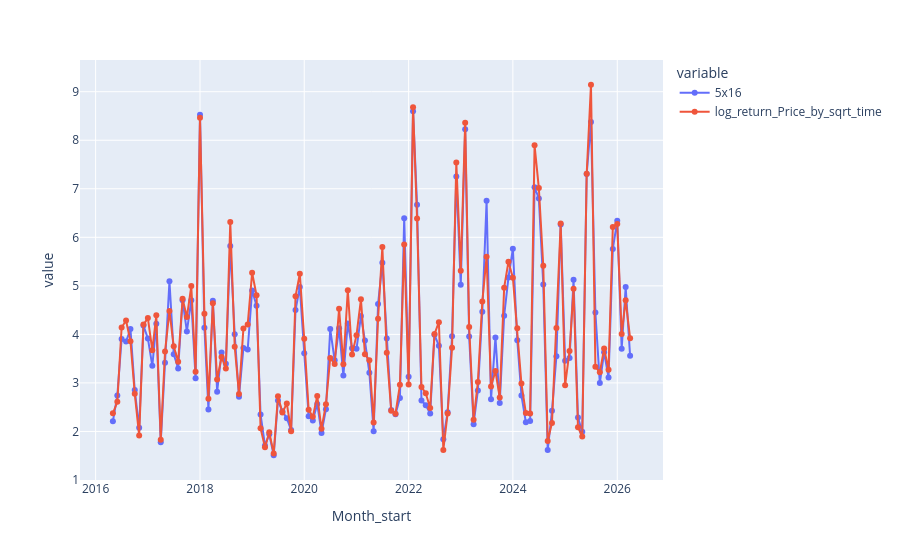

Source (notebook cell):
### Code cell
_get_cash_vol(
    *****,
    iso='ISONE',
    pnode_id='4000',
    start_dt=(pd.Timestamp.today().date() - MonthEnd(1)) - pd.offsets.MonthBegin(120),
    end_dt=pd.Timestamp.today().date() - MonthEnd(1),
    zero_mean=False
).reset_index().rename(
    columns={
        'index': 'Month_end'
    }
).assign(
    Month_start=lambda DF: DF.Month_end.dt.to_period('M').dt.to_timestamp()
)[['Month_start', '5x16']].merge(
    daily_vol,
    left_on='Month_start',
    right_index=True
).pipe(
    px.line,
    x='Month_start',
    y=['5x16', 'log_return_Price_by_sqrt_time'], # 5x16 is Jordan's vol and the other one is mine, as you can see they are quite similar
    markers=True
)
